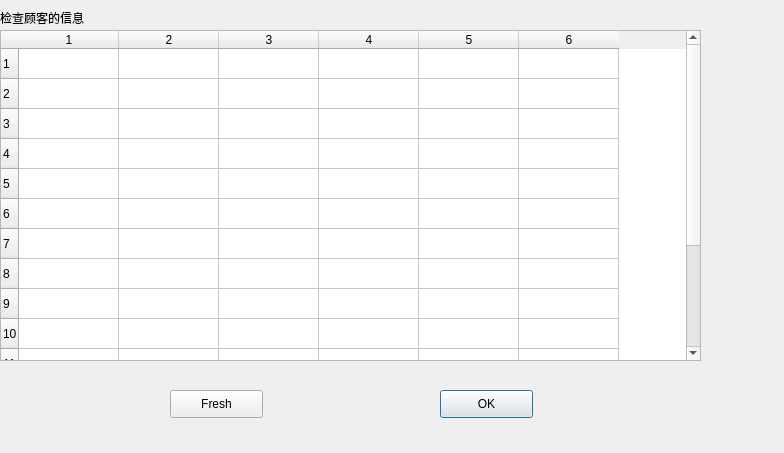
<?xml version="1.0" encoding="UTF-8"?>
<ui version="4.0">
 <class>Dialog</class>
 <widget class="QDialog" name="Dialog">
  <property name="geometry">
   <rect>
    <x>0</x>
    <y>0</y>
    <width>784</width>
    <height>453</height>
   </rect>
  </property>
  <property name="windowTitle">
   <string>Dialog</string>
  </property>
  <widget class="QLabel" name="label">
   <property name="geometry">
    <rect>
     <x>0</x>
     <y>10</y>
     <width>331</width>
     <height>16</height>
    </rect>
   </property>
   <property name="text">
    <string>检查顾客的信息</string>
   </property>
  </widget>
  <widget class="QTableWidget" name="tableWidget_2">
   <property name="geometry">
    <rect>
     <x>0</x>
     <y>30</y>
     <width>701</width>
     <height>331</height>
    </rect>
   </property>
   <property name="rowCount">
    <number>15</number>
   </property>
   <property name="columnCount">
    <number>6</number>
   </property>
   <row/>
   <row/>
   <row/>
   <row/>
   <row/>
   <row/>
   <row/>
   <row/>
   <row/>
   <row/>
   <row/>
   <row/>
   <row/>
   <row/>
   <row/>
   <column/>
   <column/>
   <column/>
   <column/>
   <column/>
   <column/>
  </widget>
  <widget class="QPushButton" name="pushButton">
   <property name="geometry">
    <rect>
     <x>440</x>
     <y>390</y>
     <width>93</width>
     <height>28</height>
    </rect>
   </property>
   <property name="text">
    <string>OK</string>
   </property>
  </widget>
  <widget class="QPushButton" name="pushButton_2">
   <property name="geometry">
    <rect>
     <x>170</x>
     <y>390</y>
     <width>93</width>
     <height>28</height>
    </rect>
   </property>
   <property name="text">
    <string>Fresh</string>
   </property>
  </widget>
 </widget>
 <resources/>
 <connections>
  <connection>
   <sender>pushButton</sender>
   <signal>clicked()</signal>
   <receiver>Dialog</receiver>
   <slot>close()</slot>
   <hints>
    <hint type="sourcelabel">
     <x>396</x>
     <y>425</y>
    </hint>
    <hint type="destinationlabel">
     <x>464</x>
     <y>395</y>
    </hint>
   </hints>
  </connection>
 </connections>
</ui>
